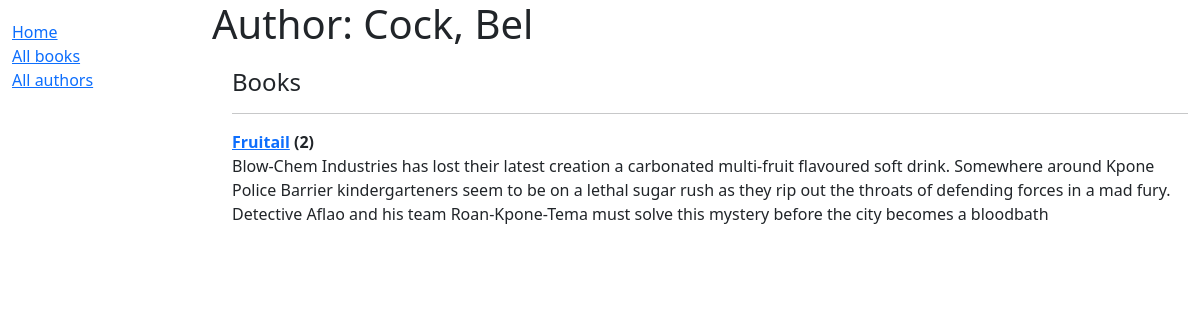
/catalog/author/3, run on the app's committed database.
### catalog/models.py (models this page shows, shortened)
class Book(models.Model):
    title = models.CharField(max_length=200)
    author = models.ForeignKey('Author', on_delete=models.RESTRICT, null=True)
    summary = models.TextField(
        max_length=1000, help_text="Enter a brief description of the book")
    isbn = models.CharField('ISBN', max_length=13,
                            unique=True,
                            help_text='13 Character <a href=\
                                "https://www.isbn-international.org/content/what-isbn'
                                      '">ISBN number</a>')
    genre = models.ManyToManyField(
        Genre, help_text="Select a genre for this book")
    def __str__(self):
        return self.title
    def display_genre(self):
        """Create a string for the Genre. This is required to display genre in Admin."""
        return ', '.join(genre.name for genre in self.genre.all()[:3])
    display_genre.short_description = 'Genre'

### catalog/views.py (the view, shortened to what this page needs)
# urls.py: path('author/<int:pk>', views.AuthorDetailView.as_view(), name='author-detail'),
class AuthorDetailView(generic.DetailView):
    model = Author

### catalog/models.py (called while the page is built)
    def __str__(self):
        return f'{self.last_name}, {self.first_name}'

### catalog/templates/catalog/author_detail.html (shortened to what this page needs)
{% extends "base_generic.html" %}
{% block content %}
<h1>Author: {{ author }}</h1>
<div style="margin-left: 20px; margin-top: 20px">
  <h4>Books</h4>
<dl>
  {% for book in author.book_set.all %}
  <hr />
  <dt><a href="{% url 'book-detail' book.pk %}">{{ book }}</a> ({{book.bookinstance_set.all.count}})
  </dt>
  <dd>{{book.summary}}</dd>
  {% empty %}
  <p>This author has not written any books.</p>
  {% endfor %}
</dl>
</div>
{% endblock %}

### data on the page
Book: title "Fruitail", bookinstance_set.all.count "2", summary "Blow-Chem Industries has lost their latest creation a carbonated multi-fruit flavoured soft drink. Somewhere around Kpone Police Barrier kindergarteners seem to be on a lethal sugar rush as they rip out the throats of defending forces in a mad fury. Detective Aflao and his team Roan-Kpone-Tema must solve this mystery before the city becomes a bloodbath"
